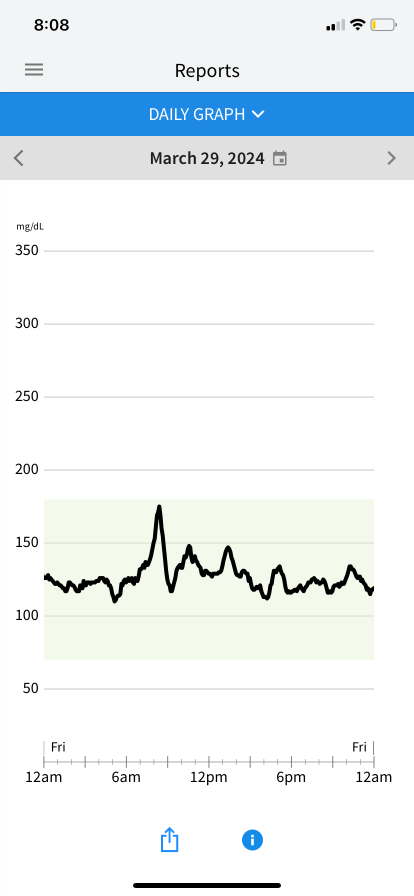
#> input picture glucose_management/images/IMG_1833.PNG, 828 x 1792 px (shown at 1/2 size)
$ python plot_daily_glucose.py
#> lines starting #> are read from the running program, lines starting #| are printed output that depends on the picture
# ---
# jupyter:
#   jupytext:
#     formats: ipynb,py:light
#     text_representation:
#       extension: .py
#       format_name: light
#       format_version: '1.5'
#       jupytext_version: 1.16.1
#   kernelspec:
#     display_name: Python 3 (ipykernel)
#     language: python
#     name: python3
# ---

# # plot_daily_glucose:
#
# Convert the glucose levels to a comma-delimited  string (including
# screenshot's date) of integers to be incorporated into  a CSV-formatted
# dataset.

import os, re
import pandas as pd
from pandas import DataFrame as DF, Series as Ser
import numpy as np
from matplotlib import pyplot as plt

# +
# Read the screenshot showing the monitor's glucose curve
from PIL import Image
png_path = "./images/IMG_1833.PNG"
png = np.asarray(Image.open(png_path))
#> png is the input picture: shape (1792, 828, 3); mean R, G, B 234.9, 241.1, 243.8
png_grayscale = png[:, :, 0]
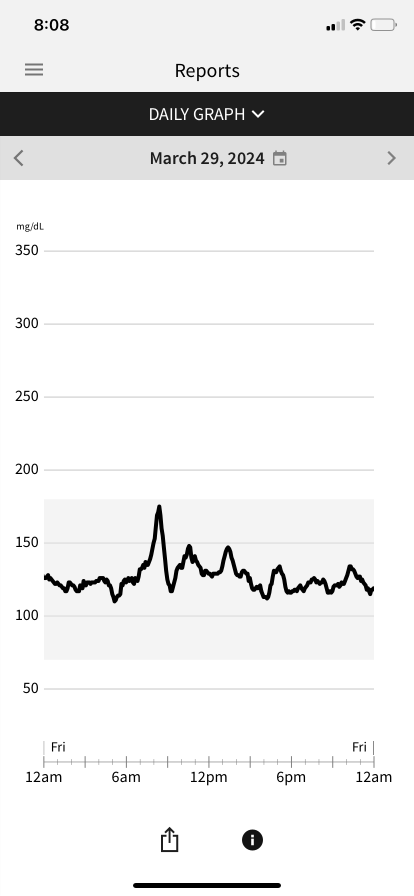
#> png_grayscale: shape (1792, 828) (shown at 1/2 size); min 0, max 255, mean 234.9

csv_cropped = png_grayscale[503:1377, 88:748]
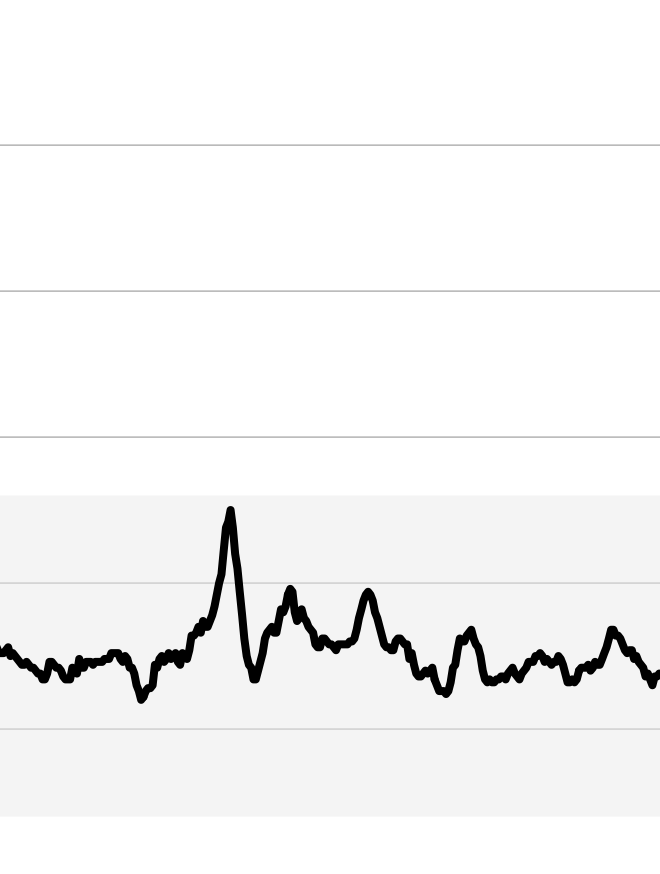
#> csv_cropped: shape (874, 660); min 0, max 255, mean 245
csv_df = DF(csv_cropped)
#> csv_df = table of 874 rows and 660 columns
# -

# mean-zeros is the mean, for each column, of the indices of the
# entries of csv_df having value 0.
mean_zeros = np.array([Ser(csv_df.iloc[:,j][csv_df.iloc[:,j] == 0].index).
    mean() for j in range(660)])
#> mean_zeros = 660 values, max 696 at index 142, min 520 at index 229, mean 650.7


# +
def pxls2mg(mean_zeros):
    '''Rescale the output to show glucose in mg/Dl'''
    return (-0.34324 * mean_zeros + 350)

mg_per_dl = pxls2mg(mean_zeros).astype(int)
#> mg_per_dl = 660 values, max 171 at index 229, min 111 at index 140, mean 126.1


# -

def show_ori():
    '''Show the original screenshot'''
    plt.tick_params(
    axis='both',       # changes apply to both axes
    which='both',      # both major and minor ticks are affected
    bottom=False,      # ticks along the bottom edge are off
    left=False,        # ticks along the left edge are off
    labelleft=False,   # labels along the left edge are off
    labelbottom=False) # labels along the bottom edge are off

    plt.imshow(png)
    plt.show()


def show_rescaled():
    '''Show the glucose graph rescaled to mg/Dl'''

    from matplotlib.pyplot import savefig
    '''
    savefig(fname, *, transparent=None, dpi='figure', format=None,
            metadata=None, bbox_inches=None, pad_inches=0.1,
            facecolor='auto', edgecolor='auto', backend=None,
            **kwargs
           )
    '''
    # https://matplotlib.org/stable/api/_as_gen/matplotlib.pyplot.savefig.html

    hour_ticks = np.array([i * 660/12 for i in range(13)])
    hour_labels = [
        "12 AM", "2 AM", "4 AM", "6 AM", "8 AM", "10 AM", "12 PM",
        "2 PM", "4 PM", "6 PM", "8 PM", "10 PM", "12 AM"
    ]
    fig, ax = plt.subplots()
    ax.plot(mg_per_dl, linewidth=2, color='#0F406C') # #285797 '#145188'
    ax.set_title("Day's Glucose Readings", fontweight="bold", fontsize=14)
    ax.set_xlabel("Time of Day")
    ax.set_ylabel("Glucose (mg/Dl)")
    ax.grid()
    ax.set_xticks(hour_ticks, labels=hour_labels, rotation=45, fontweight="bold")
    #)
    plt.ylim((40, 240))
    plt.yticks(np.arange(40, 260, step=20))
    plt.show()
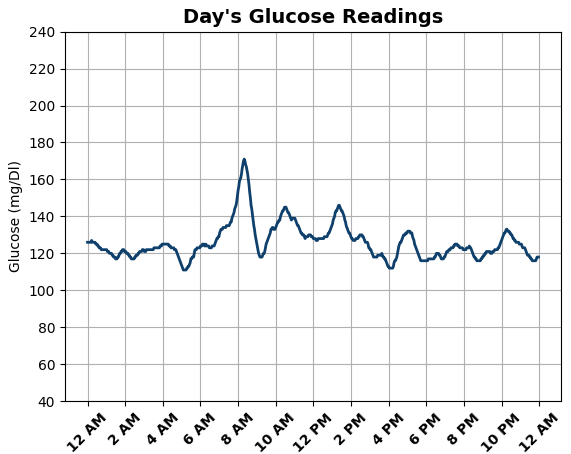
#> figure drawn by matplotlib, 1 panel; curve peaks at x = 229, y = 171

# Get date from screenshot; convert to string yyyymmdd
def get_screenshot_date(png_path):
    '''Extract, convert line containing date from screenshot text'''

    from pandas.io.clipboard import clipboard_get
    os.system("tesseract " + png_path +
        " stdout --dpi 72 | sed -nE '/^<.*>$/p' | pbcopy")
#> (the run stopped early here; a loop or call above may not have finished)

$ run again, with glucose_management/images/IMG_1895.PNG copied over glucose_management/images/IMG_1833.PNG
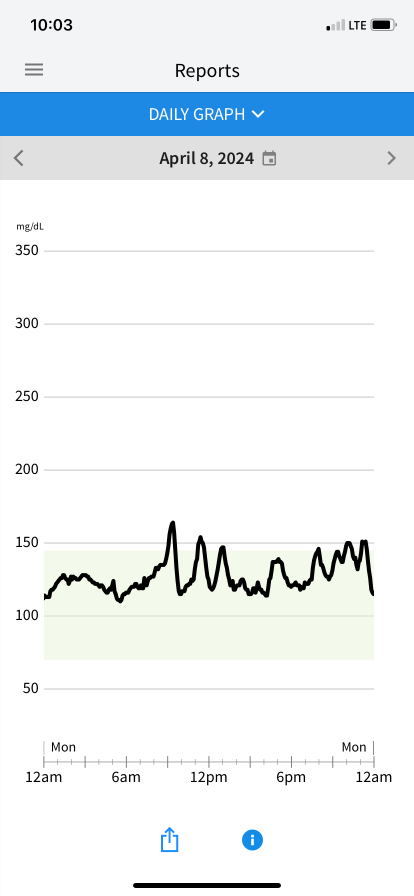
#> input picture glucose_management/images/IMG_1895.PNG, 828 x 1792 px (shown at 1/2 size)
#> png is the input picture: shape (1792, 828, 3); mean R, G, B 234.9, 240.8, 244.2
#> `csv_cropped = png_grayscale[503:1377, 88:748]`:
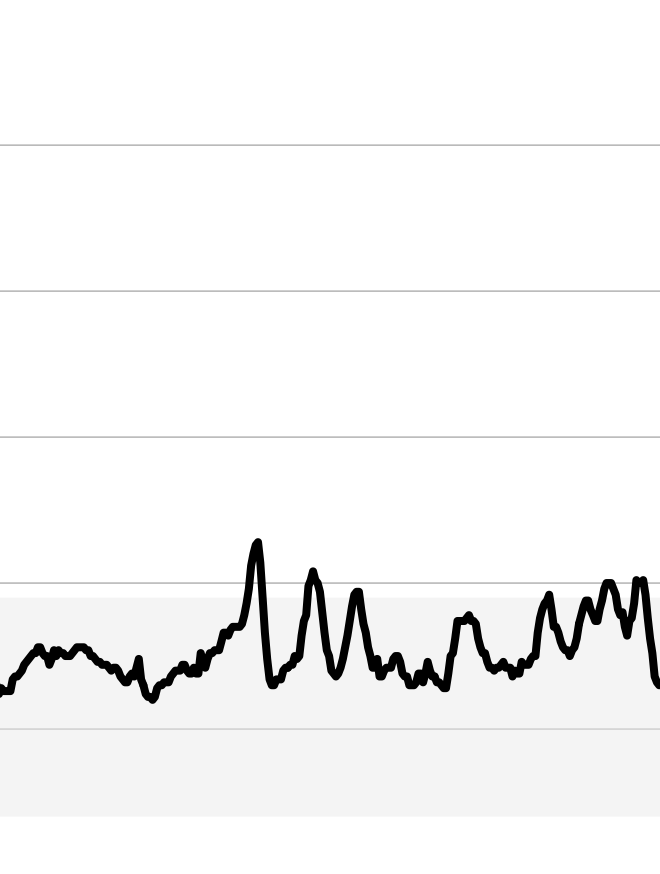
#> csv_cropped: shape (874, 660); min 0, max 255, mean 245.2
#> csv_df = table of 874 rows and 660 columns
#> mean_zeros = 660 values, max 698 at index 151, min 549.5 at index 256, mean 647.7
#> mg_per_dl = 660 values, max 161 at index 255, min 110 at index 149, mean 127.2
#> in show_rescaled, `plt.show()`:
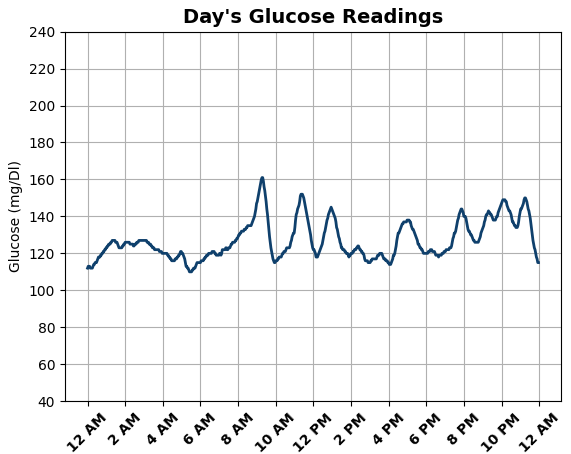
#> figure drawn by matplotlib, 1 panel; curve peaks at x = 255, y = 161

$ run again, with glucose_management/images/IMG_1926.jpg saved as glucose_management/images/IMG_1833.PNG
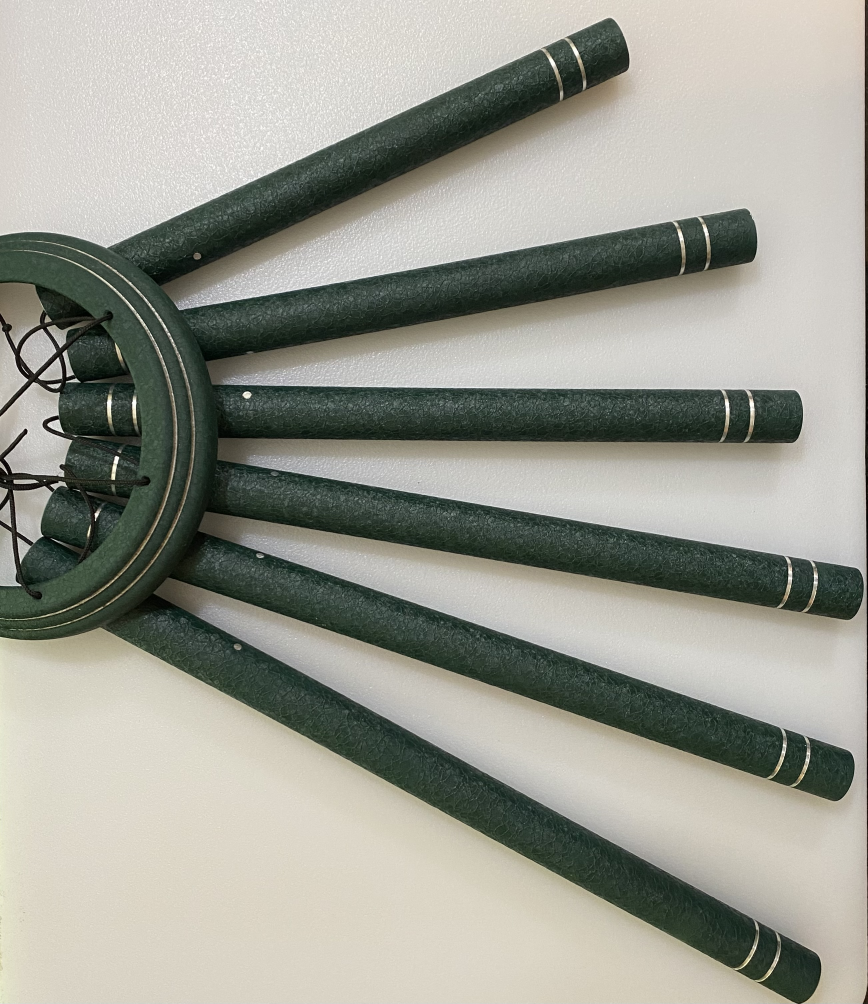
#> input picture glucose_management/images/IMG_1926.jpg, 2602 x 3011 px (shown at 1/3 size)
#> png is the input picture: shape (3011, 2602, 3); mean R, G, B 155.4, 156.5, 146.8
#> `csv_cropped = png_grayscale[503:1377, 88:748]`:
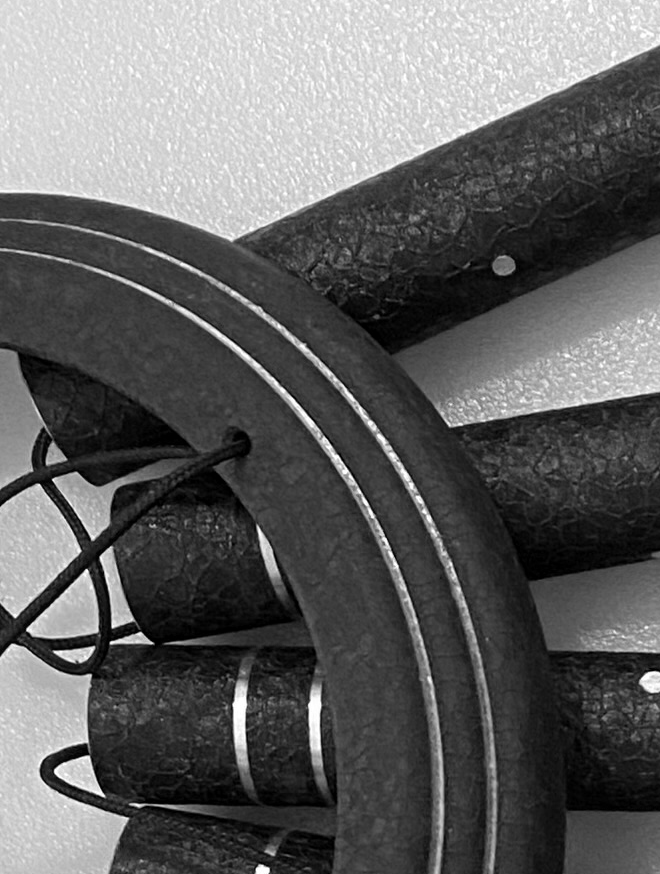
#> csv_cropped: shape (874, 660); min 0, max 255, mean 98.3
#> csv_df = table of 874 rows and 660 columns
#> mg_per_dl = 660 values, max 259 at index 471, min -9223372036854775808 at index 0, mean -2.78e+18
#> in show_rescaled, `plt.show()`:
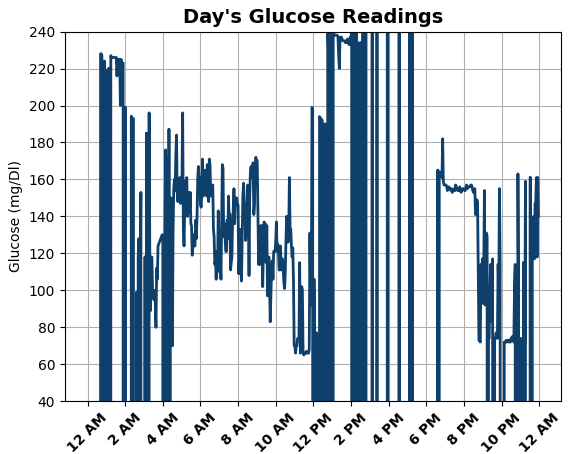
#> figure drawn by matplotlib, 1 panel; curve peaks at x = 471, y = 259
